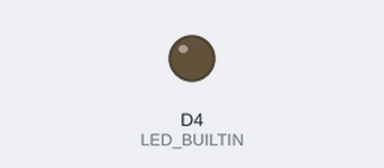
Bench run of a sketch on a simulated ESP8266 (NodeMCU). Parts: output pins drawn as LEDs (lit = HIGH, except the on-board LED, lit = LOW). WiFi joins after 1.5 s; servers stay silent unless stated; uploads are accepted with an empty reply; what the sketch prints to the serial monitor is not drawn.

Above: at 0.0 s.
At 1.7 s:
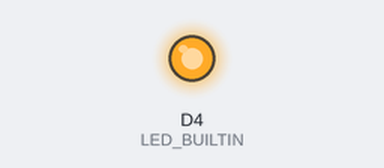
Timing chart, 0 to 3.2 s (numbered marks = the images above):
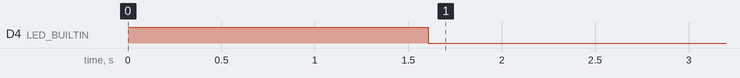

The sketch:

esp32_firmware.ino
```cpp
// =============================================================================
// IGHS Live Telemetry Streamer for NodeMCU ESP8266
// Pure Real-Time Distance & Status Sync (SAFE / WARN / DANGER)
// Target Location: RUET Campus, Rajshahi (24.3636, 88.6283)
// =============================================================================

#include <ESP8266WiFi.h>
#include <ESP8266HTTPClient.h>
#include <WiFiClientSecure.h>
#include <SoftwareSerial.h>

// SoftwareSerial on original pins D2 & D3
SoftwareSerial nanoSerial(D2, D3); // RX = D2, TX = D3

// ── 1. WiFi Hotspot Credentials ──────────────────────────────────────────────
const char* ssid     = "iPhone (2)";
const char* password = "ratul12345";

// ── 2. Vehicle Identity (Matches "Device / Unit ID" on Website) ───────────────
const char* vehicleId   = "esp32-ruet-01"; // Change to "esp32-ruet-02", etc. for other cars
const char* vehicleName = "RUET Test Vehicle";

// ── 3. Firebase Cloud Database Endpoint ──────────────────────────────────────
const char* firestoreBase = "https://firestore.googleapis.com/v1/projects/ighs-9a0f1/databases/(default)/documents/";

// Telemetry & Safety State
int currentDistance   = 100;
int lastSentDistance  = -1;
String currentStatus  = "SAFE";
String lastSentStatus = "";

const double RUET_LAT = 24.3636;
const double RUET_LNG = 88.6283;

unsigned long lastTelemetryPush = 0;

void setup() {
  Serial.begin(9600);
  nanoSerial.begin(9600);
  nanoSerial.setTimeout(20);

  pinMode(LED_BUILTIN, OUTPUT);
  digitalWrite(LED_BUILTIN, HIGH);

  Serial.println("\n==========================================");
  Serial.println("  IGHS Live Telemetry Streamer Starting...");
  Serial.println("==========================================");

  WiFi.mode(WIFI_STA);
  WiFi.begin(ssid, password);
  Serial.print("Connecting to WiFi: ");
  Serial.println(ssid);

  while (WiFi.status() != WL_CONNECTED) {
    delay(300);
    Serial.print(".");
  }

  Serial.printf("\n[ONLINE] Connected to '%s'! IP: %s\n", ssid, WiFi.localIP().toString().c_str());
  digitalWrite(LED_BUILTIN, LOW);

  sendTelemetryToWebsite(RUET_LAT, RUET_LNG, currentDistance, "SAFE");
}

void loop() {
  yield();

  bool hasUpdate = false;

  // 1. Read Live Serial Stream from Arduino Nano
  while (nanoSerial.available() > 0) {
    String line = nanoSerial.readStringUntil('\n');
    line.trim();

    int dPos = line.indexOf("D:");
    if (dPos >= 0) {
      int commaPos = line.indexOf(',', dPos);
      if (commaPos > dPos + 2) {
        String distStr = line.substring(dPos + 2, commaPos);
        distStr.trim();
        int dist = distStr.toInt();

        String statusStr = line.substring(commaPos + 1);
        statusStr.replace("S:", "");
        statusStr.trim();
        statusStr.toUpperCase();

        if (dist >= 2 && dist <= 400) {
          currentDistance = dist;

          // Direct Status Calculation from Sensor Distance & Nano Status
          if (dist <= 15 || statusStr.indexOf("DANGER") >= 0 || statusStr.indexOf("EMERGENCY") >= 0) {
            currentStatus = "DANGER";
          } else if (dist <= 30 || statusStr.indexOf("WARN") >= 0) {
            currentStatus = "WARN";
          } else {
            currentStatus = "SAFE";
          }

          hasUpdate = true;
        }
      }
    }
  }

  // 2. Real-Time Instant Cloud Push if Status or Distance Changes
  if (hasUpdate) {
    bool stateChanged = (currentStatus != lastSentStatus);
    bool distChanged  = (abs(currentDistance - lastSentDistance) >= 3);

    if (stateChanged || distChanged) {
      Serial.printf(">>> [STREAM] Distance: %d cm | Mode: %s\n", currentDistance, currentStatus.c_str());
      sendTelemetryToWebsite(RUET_LAT, RUET_LNG, currentDistance, currentStatus);
      lastSentDistance  = currentDistance;
      lastSentStatus    = currentStatus;
      lastTelemetryPush = millis();
    }
  }

  // 3. Heartbeat Keep-Alive (every 1.5s)
  if (millis() - lastTelemetryPush >= 1500) {
    lastTelemetryPush = millis();
    sendTelemetryToWebsite(RUET_LAT, RUET_LNG, currentDistance, currentStatus);
  }
}

// -----------------------------------------------------------------------------
// Send Live Telemetry to Website Dashboard
// -----------------------------------------------------------------------------
void sendTelemetryToWebsite(double lat, double lng, int distance, String status) {
  if (WiFi.status() != WL_CONNECTED) return;

  WiFiClientSecure client;
  client.setInsecure();
  client.setTimeout(1000);

  HTTPClient http;
  String url = String(firestoreBase) + "vehicles/" + String(vehicleId);
  http.begin(client, url);
  http.addHeader("Content-Type", "application/json");

  String json = "{\"fields\":{"
                "\"vehicleName\":{\"stringValue\":\"Test Vehicle\"},"
                "\"lat\":{\"doubleValue\":" + String(lat, 5) + "},"
                "\"lng\":{\"doubleValue\":" + String(lng, 5) + "},"
                "\"distance\":{\"integerValue\":" + String(distance) + "},"
                "\"status\":{\"stringValue\":\"" + status + "\"},"
                "\"locationName\":{\"stringValue\":\"RUET Campus, Rajshahi\"}"
                "}}";

  int httpCode = http.PATCH(json);
  if (httpCode == 200) {
    Serial.printf(">>> [SYNC 200] Distance: %d cm | Mode: %s\n", distance, status.c_str());
  }
  http.end();
}
```
